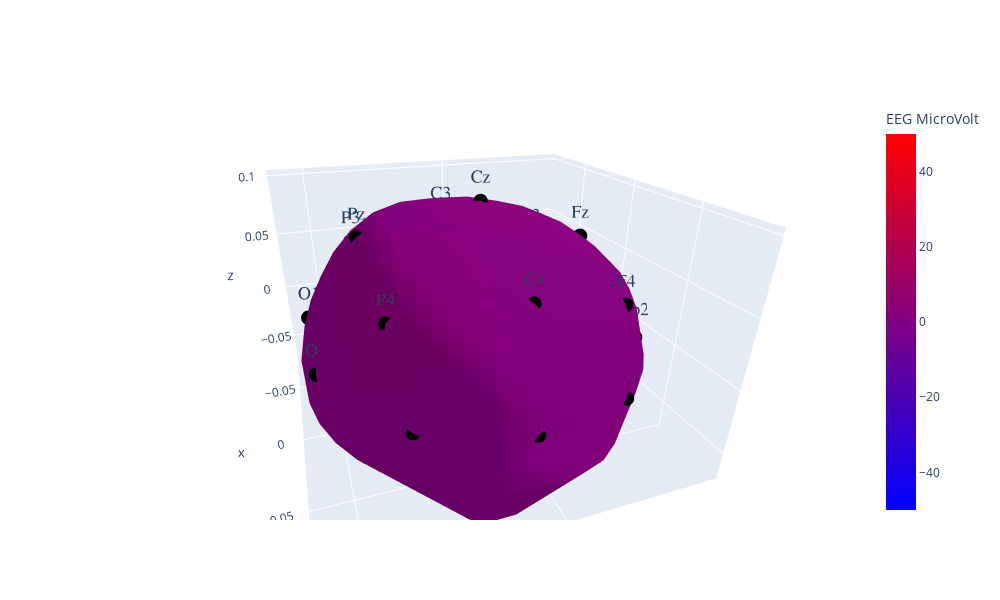

Notebook code cell kept with this figure:
### Code cell
topo_3d_map(epoch, 0, camera3)

### Figure 1 — Plotly figure (JSON) as saved in the notebook; plotly's stock layout.template omitted (floating-point values rounded to 4 significant figures; data arrays with more than 128 entries replaced by an {"elided": "..."} marker saying what was removed)
{"data": [{"alphahull": 1, "cmax": 50, "cmin": -50, "colorbar": {"title": {"text": "EEG MicroVolt"}}, "colorscale": [[0, "rgb(0,0,255)"], [1, "rgb(255,0,0)"]], "intensity": {"elided": "343 float values"}, "intensitymode": "vertex", "opacity": 1, "type": "mesh3d", "x": {"elided": "343 float values"}, "y": {"elided": "343 float values"}, "z": {"elided": "343 float values"}}, {"connectgaps": true, "marker": {"color": "black", "size": 5}, "mode": "markers+text", "text": ["Fp1", "Fp2", "F7", "T3", "T5", "F3", "C3", "P3", "Fz", "Cz", "Pz", "F4", "C4", "P4", "F8", "T4", "T6", "O1", "O2"], "textfont": {"family": "sans serif", "size": 18}, "textposition": "top center", "type": "scatter3d", "x": [-0.02883, 0.02925, -0.06881, -0.08242, -0.07093, -0.0492, -0.064, -0.05191, 0.0003057, 0.0003926, 0.000318, 0.05076, 0.06573, 0.05451, 0.07153, 0.08332, 0.07154, -0.0288, 0.02922], "y": [0.08218, 0.08314, 0.04159, -0.01569, -0.07193, 0.05201, -0.01139, -0.07716, 0.0573, -0.008977, -0.07944, 0.05318, -0.01067, -0.07693, 0.0435, -0.01471, -0.07156, -0.1101, -0.1098], "z": [-0.006845, -0.006933, -0.01118, -0.009152, -0.002435, 0.04132, 0.06303, 0.05478, 0.06509, 0.09817, 0.0809, 0.03997, 0.06226, 0.05539, -0.01175, -0.009293, -0.002487, 0.008656, 0.008618]}], "layout": {"height": 600, "scene": {"aspectratio": {"x": 1.5, "y": 1.5, "z": 1}, "camera": {"center": {"x": 0, "y": 0, "z": 0}, "eye": {"x": 1.845, "y": -0.6343, "z": 0.9395}, "projection": {"type": "perspective"}, "up": {"x": 0, "y": 0, "z": 1}}}, "title": {"text": ""}, "width": 1000}}
